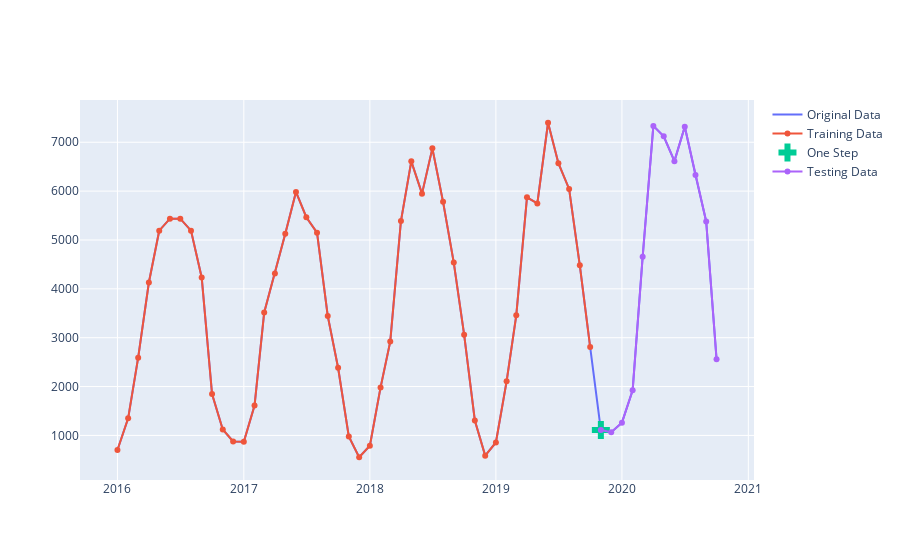

Write notebook code for a chart like this one.
### Code cell
fig = go.Figure()
fig.add_trace(go.Scatter(x=ene.index, y=ene['Solar'], name='Original Data'))
fig.add_trace(go.Scatter(x=train_data.index, y=train_data, mode='lines+markers', name='Training Data'))
fig.add_trace(go.Scatter(x=one_step.index, y=one_step, mode='markers', marker=dict(symbol='cross', size=15), name='One Step'))
fig.add_trace(go.Scatter(x=test_data.index, y=test_data, mode='lines+markers', name='Testing Data'))
fig.show()
